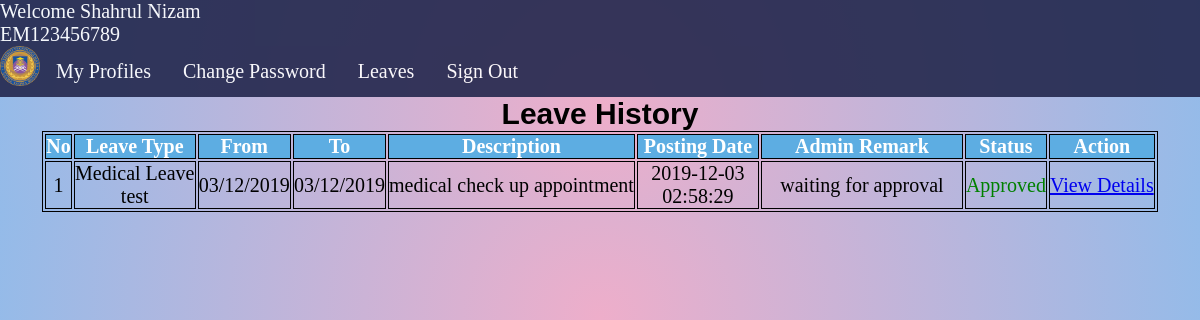
The app's page /leavehistory.php (signed in) with its own data.
### tables this page shows
CREATE TABLE `tblemployees` (
  `id` int(11) NOT NULL,
  `EmpId` varchar(100) NOT NULL,
  `FirstName` varchar(150) NOT NULL,
  `LastName` varchar(150) NOT NULL,
  `EmailId` varchar(200) NOT NULL,
  `Password` varchar(180) NOT NULL,
  `Gender` varchar(100) NOT NULL,
  `Dob` varchar(100) NOT NULL,
  `Department` varchar(255) NOT NULL,
  `Position` varchar(100) NOT NULL,
  `Address` varchar(255) NOT NULL,
  `City` varchar(200) NOT NULL,
  `Country` varchar(150) NOT NULL,
  `Phonenumber` char(11) NOT NULL,
  `Status` int(1) NOT NULL,
  `RegDate` timestamp NOT NULL DEFAULT CURRENT_TIMESTAMP
);

CREATE TABLE `tblleaves` (
  `id` int(11) NOT NULL,
  `LeaveType` varchar(110) NOT NULL,
  `ToDate` varchar(120) NOT NULL,
  `FromDate` varchar(120) NOT NULL,
  `Description` mediumtext NOT NULL,
  `PostingDate` timestamp NOT NULL DEFAULT CURRENT_TIMESTAMP,
  `AdminRemark` mediumtext,
  `AdminRemarkDate` varchar(120) DEFAULT NULL,
  `Status` int(1) NOT NULL,
  `StatusHead` int(1) NOT NULL,
  `IsRead` int(1) NOT NULL,
  `IsReadHead` int(1) NOT NULL,
  `empid` int(11) DEFAULT NULL
);

### leavehistory.php (the view, shortened to what this page needs)
<?php
    include('includes/config.php');
    if(strlen($_SESSION['emplogin'])==0)
    {
        header('location:index.php');
    }
    else{
 ?>
<!DOCTYPE html>
<html lang="en">
    <head>
    </head>
        <body>
            <?php include('includes/sidebar.php');?>
                <main class="mn-inner">
                            <div>
                                <h3>Leave History</h3>
                                <center><table>
                                    <thead>
                                        <tr>
                                            <th>No</th>
                                            <th width="120">Leave Type</th>
                                            <th>From</th>
                                            <th>To</th>
                                             <th>Description</th>
                                             <th width="120">Posting Date</th>
                                            <th width="200">Admin Remark</th>
                                            <th>Status</th>
                                            <th>Action</th>
                                        </tr>
                                    </thead>
                                    <tbody>
                                        <?php
                                        $eid=$_SESSION['eid'];
                                        $sql = "SELECT tblleaves.id as eid,tblemployees.FirstName,tblemployees.LastName,tblemployees.EmpId,tblemployees.id,tblleaves.LeaveType,tblleaves.ToDate,tblleaves.FromDate,tblleaves.Description,tblleaves.PostingDate,tblleaves.Status,tblleaves.AdminRemark,tblleaves.AdminRemarkDate from tblleaves join tblemployees on tblleaves.empid=tblemployees.id where tblleaves.empid=:eid";
                                        $query = $dbh -> prepare($sql);
                                        $query->bindParam(':eid',$eid,PDO::PARAM_STR);
                                        $query->execute();
                                        $results=$query->fetchAll(PDO::FETCH_OBJ);
                                        $cnt=1;
                                        if($query->rowCount() > 0)
                                        {
                                            foreach($results as $result)
                                            {    ?>
                                                <tr>
                                                    <td> <?php echo htmlentities($cnt);?></td>
                                                    <td><?php echo htmlentities($result->LeaveType);?></td>
                                                    <td><?php echo htmlentities($result->ToDate);?></td>
                                                    <td><?php echo htmlentities($result->FromDate);?></td>
                                                    <td><?php echo htmlentities($result->Description);?></td>
                                                    <td><?php echo htmlentities($result->PostingDate);?></td>
                                                    <td>
                                                        <?php
                                                        if($result->AdminRemark=="")
                                                        {
                                                            echo htmlentities('waiting for approval');
                                                        }else
                                                        {
                                                            echo htmlentities(($result->AdminRemark)." "."at"." ".$result->AdminRemarkDate);
                                                        }?>
                                                    </td>
                                                    <td>
                                                        <?php $stats=$result->Status;
                                                        if($stats==1)
                                                        { ?>
                                                            <span style="color: green">Approved</span>
                                                            <?php
                                                        } if($stats==2)
                                                        { ?>
                                                            <span style="color: red">Not Approved</span>
                                                            <?php
                                                        } if($stats==0)
                                                        { ?>
                                                            <span style="color: blue">waiting for approval</span>
                                                            <?php
                                                        } ?>
                                                     </td>
                                                     <td><a href="form.php?leaveid=<?php echo htmlentities($result->eid);?>" class="waves-effect waves-light btn blue m-b-xs"  > View Details</a></td>
                                                </tr>
                                                 <?php $cnt++;
                                            }
                                        }?>
                                    </tbody>
                                </table>
								</center>
                            </div>
                </main>
        </body>
</html>
<?php } ?>

### includes/sidebar.php (shortened to what this page needs)
<div class="side-nav-wrapper">
    <div class="profile">
        <div class="profile-info">
            <?php
            $eid=$_SESSION['eid'];
            $sql = "SELECT FirstName,LastName,EmpId from  tblemployees where id=:eid";
            $query = $dbh -> prepare($sql);
            $query->bindParam(':eid',$eid,PDO::PARAM_STR);
            $query->execute();
            $results=$query->fetchAll(PDO::FETCH_OBJ);
            if($query->rowCount() > 0)
            {
                foreach($results as $result)
                {               ?>
                    <p>Welcome <?php echo htmlentities($result->FirstName." ".$result->LastName);?></p>
                    <span><?php echo htmlentities($result->EmpId)?></span>
                <?php
                }
            } ?>
        </div>
    </div>
    <ul>
		<li class="logo"><img src ="logo.png" width="40" height="40"></a>
		</li>
        <li><a href="myprofile.php">My Profiles</a></li>
        <li><a href="emp-changepassword.php">Change Password</a></li>
        <li class="dropdown">
            <a href="javascript:void(0)" class="dropbtn">Leaves</a>
        </li>
        <li class="no-padding">
            <a href="logout.php">Sign Out</a>
        </li>
    </ul>
</div>

### leavehistory.php (style rules this page uses)
h3 { text-align:center; font-family: Impact,Charcoal,sans-serif; font-size: 30px; }
table, th, td { border:1px solid black; }
th { background-color: #5DADE2; color: white; }
td { text-align:center; }
body { font-size:20px; background: rgb(238,174,202); background: radial-gradient(circle, rgba(238,174,202,1) 0%, rgba(148,187,233,1) 100%); }

### includes/sidebar.php (style rules this page uses)
* { margin: 0; padding: 0; }
ul, .profile-info { list-style-type: none; margin: 0; padding: 0; overflow: hidden; background-color: #23274d; opacity: 0.9; color: white; }
li { float: left; }
li a, .dropbtn { display: inline-block; color: white; text-align: center; padding: 14px 16px; text-decoration: none; }
li.dropdown { display: inline-block; }

### records on screen
tblemployees: FirstName+LastName "Shahrul Nizam", EmpId "EM123456789"
tblleaves: LeaveType "Medical Leave test", ToDate "03/12/2019", FromDate "03/12/2019", Description "medical check up appointment", PostingDate "2019-12-03 02:58:29", Status "Approved"
